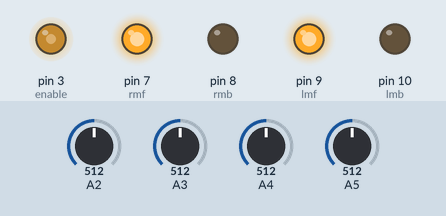
Simulated run of this sketch. Board: Arduino Uno, built with avr-gcc and run on an emulated ATmega328P. Shown: output pins drawn as LEDs (lit = HIGH). The inputs (shaded band) are chosen by the test bench; at power-on: A2 = 512, A3 = 512, A4 = 512, A5 = 512.

Above: at 0.1 s.
Timing chart, 0 to 1.6 s (numbered marks = the images above):
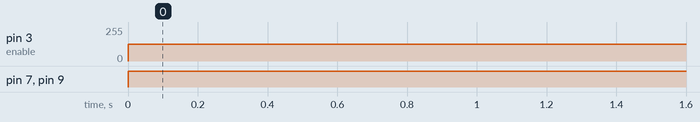

Measured:
- by itself, pin 3 (enable): 0/255 → 125/255 at 0.00 s
- by itself, pin 7 (rmf), pin 9 (lmf): LOW → HIGH at 0.00 s

The sketch:

_1.ino
```cpp
int p,q;
int lmb = 10;
int lmf = 9;
int rmb = 8;
int rmf = 7;
int enable = 3;
int i;

void setup(){
  pinMode(lmb,OUTPUT);
  pinMode(lmf,OUTPUT);
  pinMode(rmb,OUTPUT);
  pinMode(rmf,OUTPUT);
  pinMode(enable,OUTPUT);
}

void go_on(){
  digitalWrite(lmf,HIGH);
  digitalWrite(rmf,HIGH);
  digitalWrite(lmb,LOW);
  digitalWrite(rmb,LOW);
  delay(1);
}

void line_follow(){
  analogWrite(enable,125);
  p = analogRead(A4); //Left sensor
  q = analogRead(A5); //Right sensor
  if(q==0 && p!=0){
    digitalWrite(lmf,HIGH);
    digitalWrite(rmf,LOW);
    digitalWrite(lmb,LOW);
    digitalWrite(rmb,LOW);
    delay(1);
  }
  else if(p==0 && q!=0){
    digitalWrite(lmf,LOW);
    digitalWrite(rmf,HIGH);
    digitalWrite(lmb,LOW);
    digitalWrite(rmb,LOW);
    delay(1);
  }
  else{
    go_on();
    delay(1);
  }
}

void stop_it(){
  for(i=7;i<11;i++){
    digitalWrite(i,LOW);
  }
  delay(1);
}

void junction(){
  int lfs = analogRead(A4);
  int rfs = analogRead(A5);
  int ls = analogRead(A2);
  int rs = analogRead(A3);
  if(lfs==0 && rfs==0 && ls==0 && rs==0){
    stop_it();
    delay(1000);
    left();
    //right();
  }
}

//A1 - Front sensor

void left(){
  int fs = analogRead(A1);
  digitalWrite(lmf,LOW);
  digitalWrite(rmf,HIGH);
  delay(1000);
  do{
    digitalWrite(lmf,LOW);
    digitalWrite(rmf,HIGH);
  }while(fs!=0);
}

void right(){
  int fs = analogRead(A1);
  digitalWrite(rmf,LOW);
  digitalWrite(lmf,HIGH);
  delay(1000);
  do{
    digitalWrite(rmf,LOW);
    digitalWrite(lmf,HIGH);
  }while(fs!=0);
}

void loop(){
  line_follow();
  junction();
}
```
